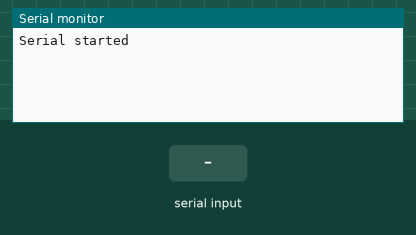
Simulated run of this sketch. Board: Arduino Uno, built with avr-gcc and run on an emulated ATmega328P. On the bench: the last lines printed to the serial monitor. The test bench sets the inputs (shaded band).

Above: at 1.2 s.
1.3 s: "n" received over the second serial link
At 2.0 s:
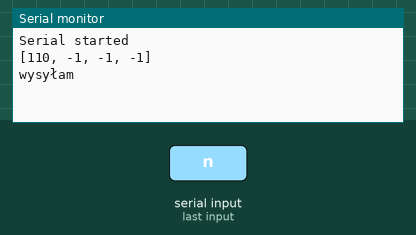
2.8 s: "o" received over the second serial link
At 3.7 s:
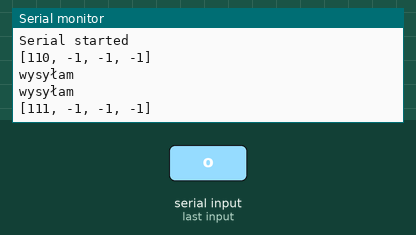

The sketch:

Arduino_Selfie_App.ino
```cpp
#include <SoftwareSerial.h>
SoftwareSerial BTSerial(10, 11); // RX | TX

int data[4];
byte sendData[4];
long onTime = 1000;
unsigned long previousMillis = 0;

boolean diagOn = false;


void setup() {
  Serial.begin(9600);
  BTSerial.begin(9600);
  Serial.println("Serial started");

  sendData[0] = 0;
  sendData[1] = 0;
  sendData[2] = 0;
  sendData[3] = 11;

}

void loop() {
  if (BTSerial.available()) {
    Serial.print("[");
    for (int i = 0; i < 4; i++) {
      data[i] = BTSerial.read();
      Serial.print(data[i]);
      if (i != 3)
        Serial.print(", ");
    }
    Serial.println("]");
    sendData[0]=data[0];
    BTSerial.write(sendData, 4);
  }

  if (data[0] == 110)
    diagOn = true;
  else if (data[0] == 111)
    diagOn = false;


  unsigned long currentMillis = millis();
  if (currentMillis - previousMillis >= onTime) {
    if (diagOn) {
      BTSerial.write(sendData, 4);
      previousMillis = currentMillis;
      Serial.println("wysyłam");
    }
  }

}
```

Measured:
- after the input at 1.3 s, the serial monitor: prints a new line at once (image 1)
- after the input at 2.8 s, the serial monitor: prints a new line at once (image 2)
